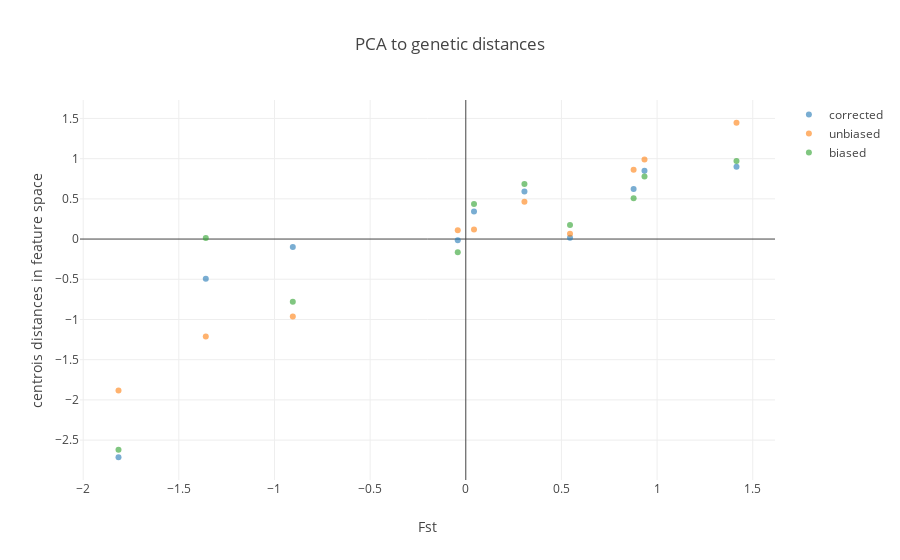

Notebook source saved alongside this figure:
### Markdown cell above
**Fig. 5** Relation between pairwise centroid distances in biased scenario versus biased and corrected scenarios. Distances were scaled.

### Code cell
fig_fsts= [go.Scatter(
    x= fsts_compare,
    y= t[:,i],
    mode= 'markers',
    marker= dict(
        color= i,
        opacity= .6
    ),
    name= ['unbiased','biased','corrected'][i-1]
    ) for i in [0,1,2]
]

layout = go.Layout(
    title= 'PCA to genetic distances',
    yaxis=dict(
        title='centrois distances in feature space'),
    xaxis=dict(
        title='normalized Fst')
)

fig= go.Figure(data=fig_fsts, layout=layout)
iplot(fig)

### Figure 1 — Plotly figure (JSON) as saved in the notebook; plotly's stock layout.template omitted (floating-point values rounded to 4 significant figures)
{"data": [{"marker": {"color": 0, "opacity": 0.6}, "mode": "markers", "name": "corrected", "type": "scatter", "x": [-0.9043, -1.815, 0.8773, -0.04197, -1.359, 0.9341, 0.3066, 0.5448, 0.04295, 1.415], "y": [-0.09764, -2.713, 0.6231, -0.01597, -0.4943, 0.8501, 0.591, 0.01578, 0.3433, 0.8978]}, {"marker": {"color": 1, "opacity": 0.6}, "mode": "markers", "name": "unbiased", "type": "scatter", "x": [-0.9043, -1.815, 0.8773, -0.04197, -1.359, 0.9341, 0.3066, 0.5448, 0.04295, 1.415], "y": [-0.9616, -1.884, 0.8612, 0.1103, -1.212, 0.9892, 0.4632, 0.06762, 0.1195, 1.446]}, {"marker": {"color": 2, "opacity": 0.6}, "mode": "markers", "name": "biased", "type": "scatter", "x": [-0.9043, -1.815, 0.8773, -0.04197, -1.359, 0.9341, 0.3066, 0.5448, 0.04295, 1.415], "y": [-0.7794, -2.621, 0.5088, -0.1631, 0.01198, 0.7786, 0.6848, 0.1734, 0.4346, 0.9714]}], "layout": {"title": "PCA to genetic distances", "xaxis": {"title": "Fst"}, "yaxis": {"title": "centrois distances in feature space"}}}
